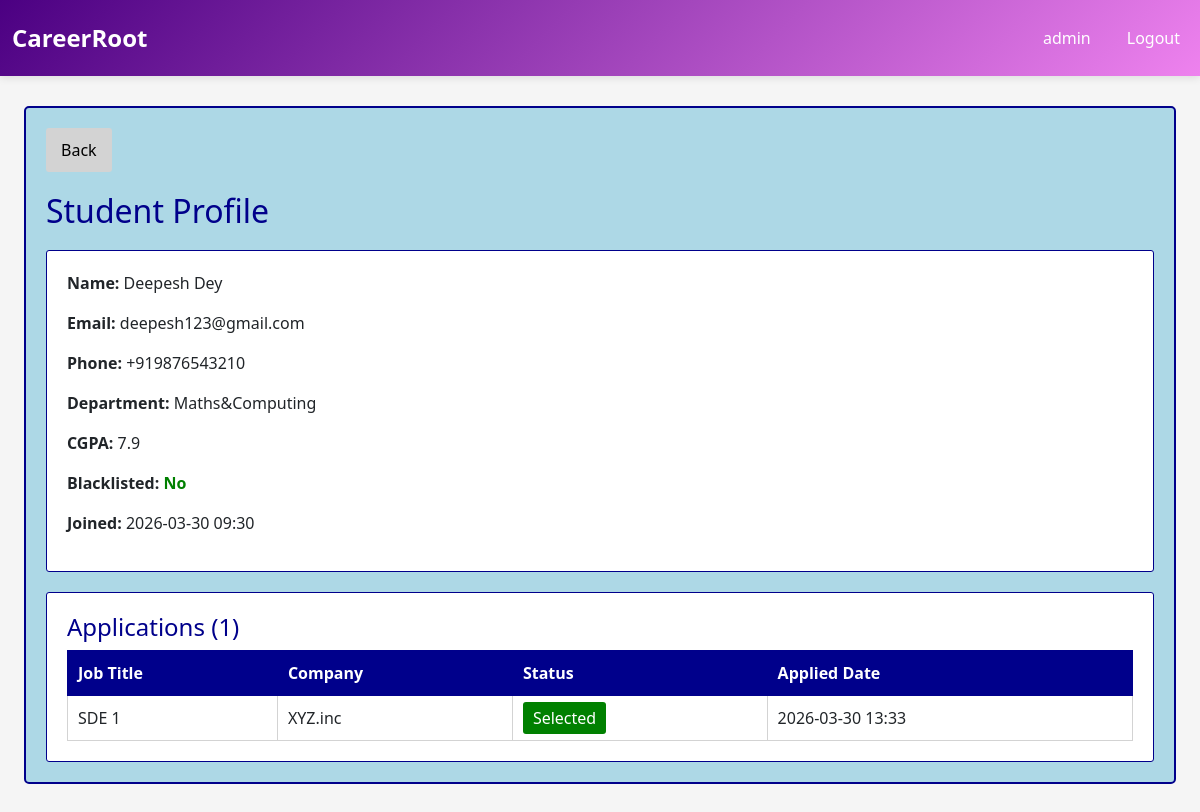
The page /admin/student/1 (signed in) on the database its author committed.
### core/database/models.py (models this page shows, shortened)
class Admin(UserMixin, db.Model):
    __tablename__ = 'admin'
    admin_id = db.Column(db.Integer, primary_key=True, autoincrement=True)
    username = db.Column(db.String(100), unique=True, nullable=False)
    password = db.Column(db.String(255), nullable=False)
    email = db.Column(db.String(120), unique=True, nullable=False)
    created_at = db.Column(db.DateTime, default=datetime.utcnow)

class Student(UserMixin, db.Model):
    __tablename__ = 'student'
    student_id = db.Column(db.Integer, primary_key=True, autoincrement=True)
    name = db.Column(db.String(150), nullable=False)
    email = db.Column(db.String(120), unique=True, nullable=False)
    password = db.Column(db.String(255), nullable=False)
    phone = db.Column(db.String(15), nullable=True)
    department = db.Column(db.String(100), nullable=True)
    cgpa = db.Column(db.Float, nullable=True)
    resume_path = db.Column(db.String(255), nullable=True)  # Path to uploaded resume
    blacklist_status = db.Column(db.Boolean, default=False)  # True = blacklisted
    created_at = db.Column(db.DateTime, default=datetime.utcnow)
    updated_at = db.Column(db.DateTime, default=datetime.utcnow, onupdate=datetime.utcnow)
    applications = db.relationship('Application', backref='student', lazy=True, cascade='all, delete-orphan')
    placements = db.relationship('Placement', backref='student', lazy=True, cascade='all, delete-orphan')

class Application(db.Model):
    __tablename__ = 'application'
    application_id = db.Column(db.Integer, primary_key=True, autoincrement=True)
    student_id = db.Column(db.Integer, db.ForeignKey('student.student_id'), nullable=False)
    drive_id = db.Column(db.Integer, db.ForeignKey('placement_drive.drive_id'), nullable=False)
    application_date = db.Column(db.DateTime, default=datetime.utcnow)
    status = db.Column(
        db.String(20),
        default=ApplicationStatus.APPLIED.value,
        nullable=False
    )  #Applied, Shortlisted, Selected, Rejected
    created_at = db.Column(db.DateTime, default=datetime.utcnow)
    updated_at = db.Column(db.DateTime, default=datetime.utcnow, onupdate=datetime.utcnow)
    placement = db.relationship('Placement', backref='application', uselist=False, cascade='all, delete-orphan')
    __table_args__ = (db.UniqueConstraint('student_id', 'drive_id', name='unique_student_drive'),)

class PlacementDrive(db.Model):
    __tablename__ = 'placement_drive'
    drive_id = db.Column(db.Integer, primary_key=True, autoincrement=True)
    company_id = db.Column(db.Integer, db.ForeignKey('company.company_id'), nullable=False)
    job_title = db.Column(db.String(150), nullable=False)
    job_description = db.Column(db.Text, nullable=True)
    eligibility_criteria = db.Column(db.Text, nullable=True)
    skills_required = db.Column(db.Text, nullable=True)  #comma separated skills
    experience_required = db.Column(db.String(100), nullable=True)  #e.g., 0-2 years
    salary_range = db.Column(db.String(100), nullable=True)  #e.g., 5-8 LPA
    application_deadline = db.Column(db.DateTime, nullable=False)
    status = db.Column(
        db.String(20),
        default=DriveStatus.PENDING.value,
        nullable=False
    )  # pending, aproved, closed
    created_at = db.Column(db.DateTime, default=datetime.utcnow)
    updated_at = db.Column(db.DateTime, default=datetime.utcnow, onupdate=datetime.utcnow)
    applications = db.relationship('Application', backref='drive', lazy=True, cascade='all, delete-orphan')
    placements = db.relationship('Placement', backref='drive', lazy=True, cascade='all, delete-orphan')

class Company(UserMixin, db.Model):
    __tablename__ = 'company'
    company_id = db.Column(db.Integer, primary_key=True, autoincrement=True)
    company_name = db.Column(db.String(150), nullable=False)
    email = db.Column(db.String(120), unique=True, nullable=False)
    password = db.Column(db.String(255), nullable=False)
    hr_contact = db.Column(db.String(100), nullable=True)
    website = db.Column(db.String(255), nullable=True)
    approval_status = db.Column(
        db.String(20),
        default=ApprovalStatus.PENDING.value,
        nullable=False
    )  #pending/aproved/rejected
    blacklist_status = db.Column(db.Boolean, default=False)  # True = blacklisted
    created_at = db.Column(db.DateTime, default=datetime.utcnow)
    updated_at = db.Column(db.DateTime, default=datetime.utcnow, onupdate=datetime.utcnow)
    drives = db.relationship('PlacementDrive', backref='company', lazy=True, cascade='all, delete-orphan')

### core/routes/admin.py (the view)
@admin_bp.route('/student/<int:student_id>')
@login_required
def view_student(student_id):
    if not check_admin():
        return redirect(url_for('auth.homepage'))
    student = Student.query.get(student_id)
    if not student:
        flash('Student not found', 'danger')
        return redirect(url_for('admin.admin_dashboard'))
    applications = Application.query.filter_by(student_id=student_id).all()
    return render_template('admin_student_profile.html', student=student, applications=applications)

### app.py (called while the page is built, shortened)
@login_manager.user_loader
def load_user(user_id):
    from core.database.models import Admin, Company, Student
    admin = Admin.query.get(int(user_id))
    if admin:
        return admin

### core/routes/admin.py (called while the page is built)
def check_admin():
    if session.get('user_type') != 'admin':
        flash('Unauthorized access', 'danger')
        return False
    return True

### templates/admin_student_profile.html
{% extends "base.html" %}
{% block content %}
<div class="container" style="margin-top:30px; margin-bottom:30px;">
    <div style="background-color:lightblue; padding:20px; border:2px solid darkblue; border-radius:5px;">
        <a href="{{ url_for('admin.admin_dashboard') }}" style="background-color:lightgray; color:black; padding:10px 15px; border:none; border-radius:3px; text-decoration:none; margin-bottom:20px; display:inline-block;">
            Back
        </a>
        <h2 style="color:darkblue; margin-bottom:20px;">Student Profile</h2>
        <div style="background-color:white; padding:20px; border:1px solid darkblue; border-radius:3px; margin-bottom:20px;">
            <p><strong>Name:</strong> {{ student.name }}</p>
            <p><strong>Email:</strong> {{ student.email }}</p>
            <p><strong>Phone:</strong> {{ student.phone or 'Not provided' }}</p>
            <p><strong>Department:</strong> {{ student.department or 'Not provided' }}</p>
            <p><strong>CGPA:</strong> {{ student.cgpa or 'Not provided' }}</p>
            <p><strong>Blacklisted:</strong> {% if student.blacklist_status %}<span style="color:red; font-weight:bold;">Yes</span>{% else %}<span style="color:green; font-weight:bold;">No</span>{% endif %}</p>
            <p><strong>Joined:</strong> {{ student.created_at.strftime('%Y-%m-%d %H:%M') }}</p>
        </div>
        <div style="background-color:white; padding:20px; border:1px solid darkblue; border-radius:3px;">
            <h4 style="color:darkblue; margin-top:0;">Applications ({{ applications|length }})</h4>
            {% if applications %}
                <table style="width:100%; border-collapse:collapse; background-color:white;">
                    <thead>
                        <tr style="background-color:darkblue; color:white;">
                            <th style="padding:10px; border:1px solid darkblue; text-align:left;">Job Title</th>
                            <th style="padding:10px; border:1px solid darkblue; text-align:left;">Company</th>
                            <th style="padding:10px; border:1px solid darkblue; text-align:left;">Status</th>
                            <th style="padding:10px; border:1px solid darkblue; text-align:left;">Applied Date</th>
                        </tr>
                    </thead>
                    <tbody>
                        {% for app in applications %}
                            <tr style="border-bottom:1px solid lightgray;">
                                <td style="padding:10px; border:1px solid lightgray;">{{ app.drive.job_title }}</td>
                                <td style="padding:10px; border:1px solid lightgray;">{{ app.drive.company.company_name }}</td>
                                <td style="padding:10px; border:1px solid lightgray;">
                                    {% if app.status == 'Applied' %}
                                        <span style="background-color:blue; color:white; padding:5px 10px; border-radius:3px;">Applied</span>
                                    {% elif app.status == 'Shortlisted' %}
                                        <span style="background-color:green; color:white; padding:5px 10px; border-radius:3px;">Shortlisted</span>
                                    {% elif app.status == 'Interview' %}
                                        <span style="background-color:yellow; color:black; padding:5px 10px; border-radius:3px;">Interview</span>
                                    {% elif app.status == 'Selected' %}
                                        <span style="background-color:green; color:white; padding:5px 10px; border-radius:3px;">Selected</span>
                                    {% elif app.status == 'Rejected' %}
                                        <span style="background-color:red; color:white; padding:5px 10px; border-radius:3px;">Rejected</span>
                                    {% endif %}
                                </td>
                                <td style="padding:10px; border:1px solid lightgray;">{{ app.application_date.strftime('%Y-%m-%d %H:%M') }}</td>
                            </tr>
                        {% endfor %}
                    </tbody>
                </table>
            {% else %}
                <p style="text-align:center; color:red;">No applications yet</p>
            {% endif %}
        </div>
    </div>
</div>
{% endblock %}

### templates/base.html (shortened to what this page needs)
<!DOCTYPE html>
<html lang="en">
<head>
    <link href="https://cdn.jsdelivr.net/npm/bootstrap@5.3.0/dist/css/bootstrap.min.css" rel="stylesheet">
</head>
<body>
    <nav class="navbar navbar-expand navbar-dark">
        <div class="container-fluid">
            <a class="navbar-brand" href="/">CareerRoot</a>
            <ul class="navbar-nav ms-auto">
                {% if session.get('user_type') %}
                    <li class="nav-item">
                        <span class="nav-link">{{ session.get('username') }}</span>
                    </li>
                    <li class="nav-item">
                        <a class="nav-link" href="{{ url_for('auth.logout') }}">Logout</a>
                    </li>
                {% else %}
                    <li class="nav-item">
                        <a class="nav-link" href="{{ url_for('auth.login') }}">Login</a>
                    </li>
                {% endif %}
            </ul>
        </div>
    </nav>
    <div class="container-fluid container">
        {% block content %}{% endblock %}
    </div>
</body>
</html>

### templates/base.html (style rules this page uses)
:root { --primary-color: indigo; --secondary-color: violet; --danger-color: red; --success-color: mediumseagreen; }
body { font-family: 'Segoe UI', Tahoma, Geneva, Verdana, sans-serif; background-color: whitesmoke; }
.navbar { background: linear-gradient(135deg, var(--primary-color) 0%, var(--secondary-color) 100%); box-shadow: 0 2px 8px rgba(0,0,0,0.1); padding: 15px 0; }
.navbar-brand { font-weight: 700; font-size: 1.5rem; color: white !important; }
.nav-link { color: white !important; margin-left: 20px; font-weight: 500; transition: opacity 0.3s ease; }
.container { max-width: 1200px; }

### rows shown on the page
Admin: get "admin"
Student: name "Deepesh Dey", email "deepesh123@gmail.com", phone "+919876543210", department "Maths&Computing", cgpa "7.9", created_at "2026-03-30 09:30"
Application: drive.job_title "SDE 1", drive.company.company_name "XYZ.inc", status "Selected", application_date "2026-03-30 13:33"

### other values the page prints
{{ applications|length }} "1"
